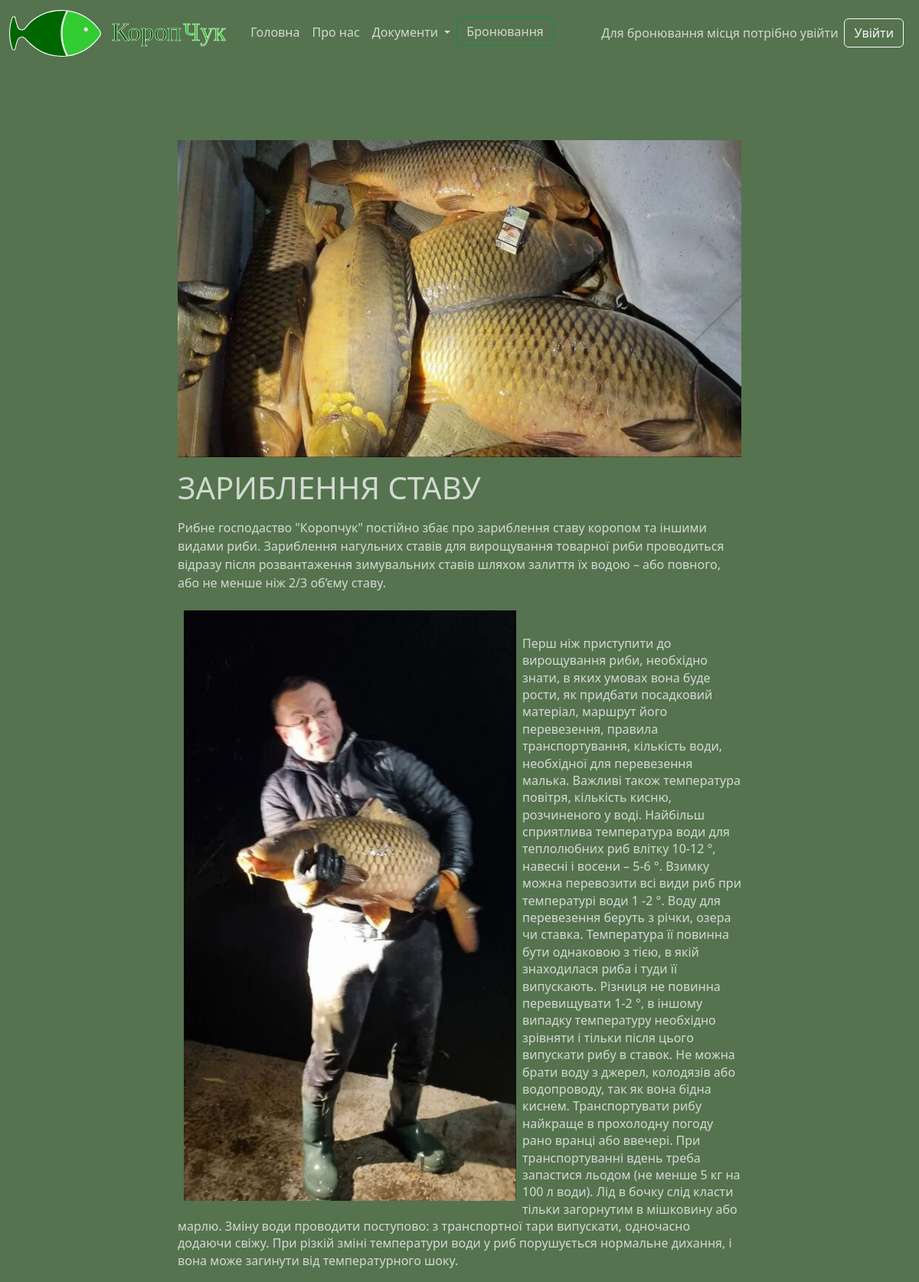
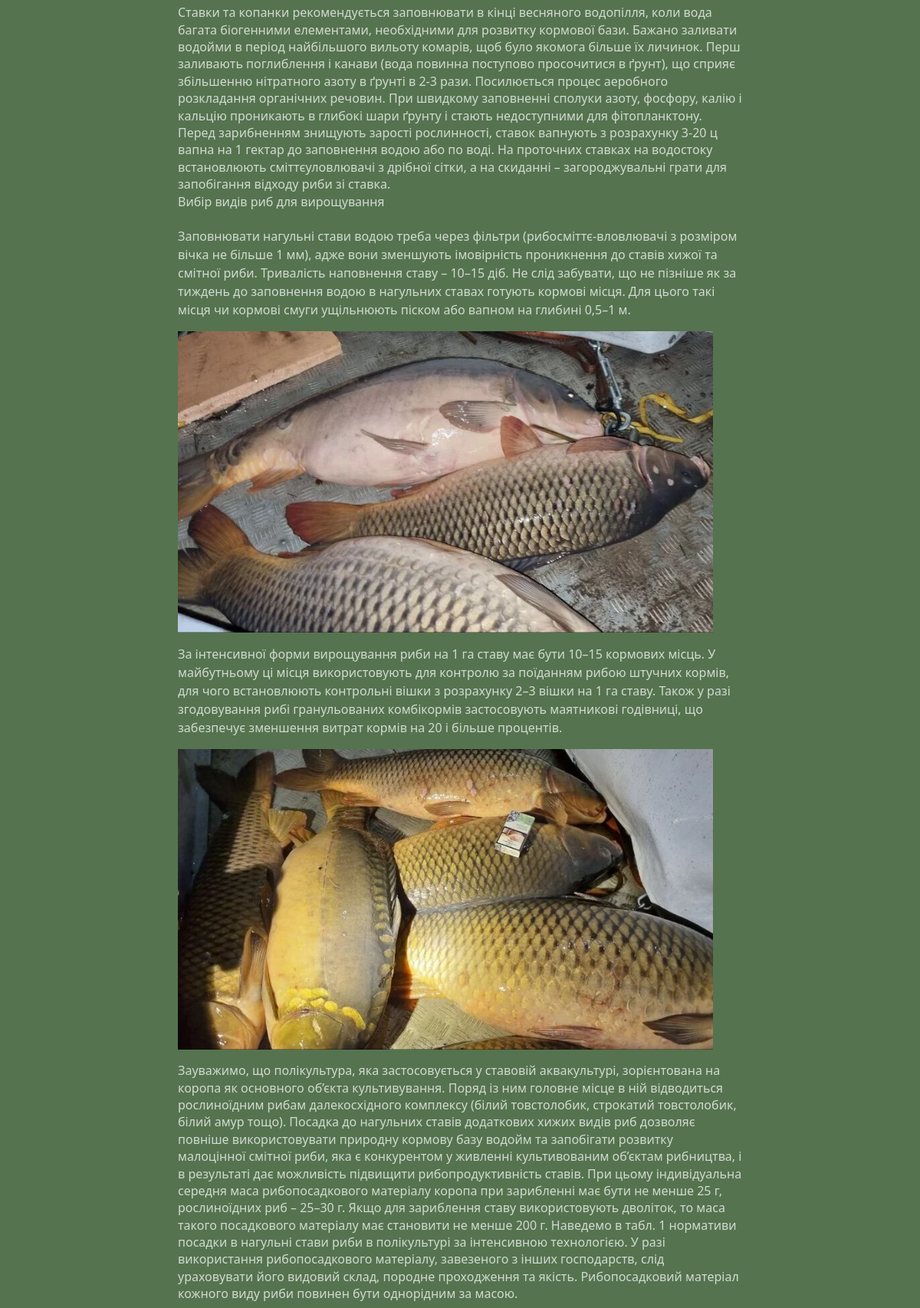
Screenshot of /post/zaryblennia-stavu/ (upper part) with the database file from the repository (2 pictures, top to bottom).
### mainapp/models.py (models this page shows, shortened)
class Article(models.Model):
    objects = None
    title = models.CharField(max_length=255, verbose_name='Заголовок')
    slug = models.SlugField(max_length=255, unique=True, db_index=True,
                            verbose_name="URL")  # unique=True це унакальна url-адреса
    content = models.TextField(blank=True, verbose_name='Текст допису')
    photo = models.ImageField(upload_to="photos/%Y/%m/%d", verbose_name='Зображення 16:9/800:450px/WebP')
    document = models.FileField(blank=True, upload_to="documents/%Y/%m/%d/", verbose_name='Додаток')
    time_create = models.DateTimeField(auto_now_add=True, verbose_name='Створено')
    time_update = models.DateTimeField(auto_now=True, verbose_name='Змінено')
    is_published = models.BooleanField(default=True, verbose_name='Опубліковано')
    cat = models.ForeignKey('Category', on_delete=models.PROTECT, verbose_name='Категорія')
    class Meta:
        verbose_name = 'Стаття'
        verbose_name_plural = 'Статті'
        ordering = ['-time_create', 'title']

### mainapp/views.py (the view)
# urls.py: path('post/<slug:post_slug>/', show_post, name='post'),
def show_post(request, post_slug):
    post = get_object_or_404(Article, slug=post_slug)
    context = {
        'post': post,
        'title': post.title,
        'cat_selected': post.cat_id,
    }
    return render(request, 'mainapp/post.html', context=context)

### mainapp/models.py (called while the page is built)
    def __str__(self):
        return self.name

    def get_absolute_url(self):
        return reverse('category', kwargs={'cat_id': self.pk})

### mainapp/templatetags/mainapp_tags.py (called while the page is built)
@register.simple_tag(name='getcats')
def get_categories(filter=None):
    if not filter:
        return Category.objects.all()
    else:
        return Category.objects.filter(pk=filter)

@register.inclusion_tag('mainapp/list_categories.html')
def show_categories(sort=None, cat_selected=0):
    if not sort:
        cats = Category.objects.all()
    else:
        cats = Category.objects.order_by(sort)
    return {"cats": cats, "cat_selected": cat_selected}

### mainapp/templates/mainapp/post.html (shortened to what this page needs)
{% extends 'mainapp/base.html' %}
{% load static %}
{% block content %}
    <div id="news">
        <div id="container_post" class="container-md pt-5">
            <div class="row justify-content-md-center">
                <div class="col-lg-8">
                    {% if post.photo %}
                        <p><img class="w-100 pt-5" src="{{post.photo.url}}"></p>
                    {% endif %}
                    {% autoescape off %}
                        <h1>{{post.title}}</h1>
                        <p>{{post.content|linebreaks}}</p>
                    {% endautoescape %}
                </div>
            </div>
        </div>
    </div>
{% endblock %}

### mainapp/templates/mainapp/base.html (shortened to what this page needs)
{% load static %}
{% load mainapp_tags %}
<html lang="uk">
<head>
    <link href="https://cdn.jsdelivr.net/npm/bootstrap@5.2.0/dist/css/bootstrap.min.css" rel="stylesheet">
    <link rel="stylesheet" href="https://cdn.jsdelivr.net/npm/bootstrap-icons@1.9.1/font/bootstrap-icons.css">
    <link rel="stylesheet" type="text/css" href="{% static 'mainapp/css/styles.css' %}">
</head>
<body>
<header>
    <nav class="navbar navbar-expand-md navbar-dark">
       <div class="container-fluid">
        <a class="navbar-brand" href="{% url 'home' %}">
            <img src="{% static 'mainapp/images/logo/krpch_right.svg' %}" alt="КОРОПЧУК" width="120" height="auto">
            <img class="mx-2" src="{% static 'mainapp/images/logo/krpch_name.svg' %}" alt="КОРОПЧУК" width="150"
                 height="auto">
        </a>
        <div class="collapse navbar-collapse" id="navbarSupportedContent">
          <ul class="navbar-nav me-auto mb-2 mb-lg-0">
            <li class="nav-item">
              <a class="nav-link" aria-current="page" href="{% url 'home' %}">Головна</a>
            </li>
            <li class="nav-item">
              <a class="nav-link" aria-current="page" href="{% url 'about' %}">Про нас</a>
            </li>
            <li class="nav-item dropdown">
              <a class="nav-link dropdown-toggle" href="#" id="navbarDropdownDoc" role="button" data-bs-toggle="dropdown" aria-expanded="false">
                Документи
              </a>
            </li>
            <li class="nav-item">
                <a class="btn btn-outline-success mb-1" href="{% url 'bookingapier_rest' %}"  target="_blank" role="button">Бронювання</a>
            </li>
          </ul>
                {% if request.user.is_authenticated %}
                {{ user.username }}, Ви увійшли до системи
                    <a class="btn btn-outline-light m-2 " href="{% url 'logout' %}" role="button">Вийти</a>
                {% else %}
                Для бронювання місця потрібно увійти
                <a class="btn btn-outline-light m-2" href="{% url 'login' %}" role="button">Увійти</a>
                {% endif %}
        </div>
      </div>
    </nav>
</header>
    {% block content %}
    {% endblock %}
</body>
</html>

### mainapp/static/mainapp/css/styles.css (style rules this page uses)
:root { --color1: rgb(1,52,0); --color2: 4f694e; --color21: d0d8d0; --color3: rgb(18,139,2); --color1g: rgb(1,52,0); --color2g: rgb(45,83,40); --color21g: rgb(36,67,33); --color3g: rgb(85,115,79); --color4g: rgb(125,148,120); --color5g: rgb(167,183,163); --color6g: rgb(210,218,208); --color7g: rgb(18,139,2); --color1w: rgb(255,255,255); --color1o: rgb(255,117,24); --color4: #fff; --color5: rgb(222,42,166); }
body, .dropdown-menu, nav, footer { background-color: var(--color3g); }
body, .nav-link, header, .bi, .btn-outline-success, .fr, footer { color: var(--color6g); }
a { text-decoration: none; }
.btn-outline-success, .btn-outline-warning { margin-right: 12px; }

### rows the page displays
Article: photo (picture), title "ЗАРИБЛЕННЯ СТАВУ", content "Рибне господаство \"Коропчук\" постійно збає про зариблення ставу коропом та іншими видами риби. Зариблення нагульних ставів для вирощування товарної риби проводиться відразу після розвантаження зимувальних ставів шляхом залиття їх водою – або повного, або не менше ніж 2/3 об’єму ставу. Перш ніж приступити до вирощування риби, необхідно знати, в яких умовах вона буде рости, як придбати посадковий матеріал, маршрут його перевезення, правила транспортування, кількість води, необхідної для перевезення малька. Важливі також температура повітря, кількість кисню, розчиненого у воді. Найбільш сприятлива температура води для теплолюбних риб влітку 10-12 °, навесні і восени – 5-6 °. Взимку можна…", content (picture)
